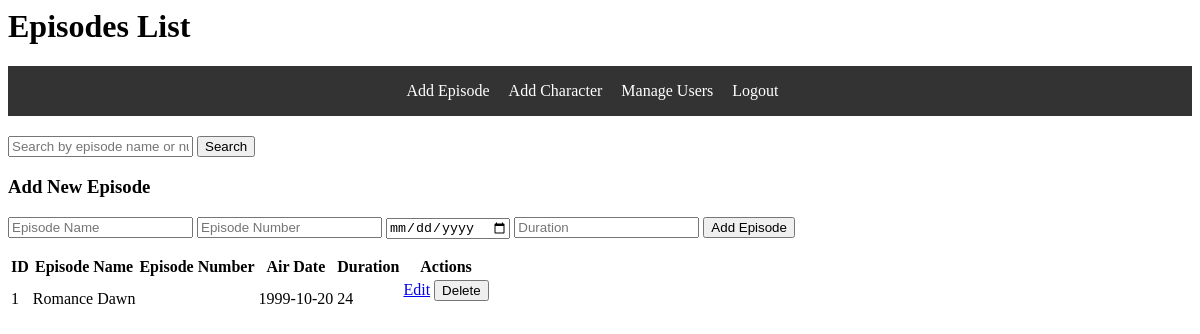
Page /Website_files/add_episode.php on the committed database.
### tables this page shows
CREATE TABLE Episodes (
    episode_id INT AUTO_INCREMENT PRIMARY KEY,
    episode_number INT,
    title VARCHAR(100) NOT NULL,
    air_date DATE NOT NULL,
    duration INT
);

### Website_files/add_episode.php (the view, shortened to what this page needs)
<h1>Episodes List</h1>
<?php include 'nav.php';
      include 'db_connect.php'; ?>
<?php
if (isset($_POST['search_episode'])) {
    $search_term = $_POST['search_term'];
    $sql = "SELECT * FROM episodes WHERE title LIKE '%$search_term%' OR episode_number LIKE '%$search_term%'";
} else {
    $sql = "SELECT * FROM episodes";
}
$result = $conn->query($sql);
?>
<form method="POST" action="">
    <input type="text" name="search_term" placeholder="Search by episode name or number">
    <input type="submit" name="search_episode" value="Search">
</form>
<form method="POST" action="">
    <h3>Add New Episode</h3>
    <input type="text" name="title" placeholder="Episode Name" required>
    <input type="number" name="episode_number" placeholder="Episode Number" required>
    <input type="date" name="air_date" placeholder="Air Date" required>
    <input type="text" name="duration" placeholder="Duration" required>
    <input type="submit" name="add_episode" value="Add Episode">
</form>
<table>
    <thead>
        <tr>
            <th>ID</th>
            <th>Episode Name</th>
            <th>Episode Number</th>
            <th>Air Date</th>
            <th>Duration</th>
            <th>Actions</th>
        </tr>
    </thead>
    <tbody>
        <?php
        if ($result->num_rows > 0) {
            while ($row = $result->fetch_assoc()) {
                echo "<tr>";
                echo "<td>" . $row["episode_id"] . "</td>";
                echo "<td>" . $row["title"] . "</td>";
                echo "<td>" . $row["episode_number"] . "</td>";
                echo "<td>" . $row["air_date"] . "</td>";
                echo "<td>" . $row["duration"] . "</td>";
                echo "<td>
                     <a href='edit_episode.php?episode_id=" . $row["episode_id"] . "'>Edit</a>
                    <form method='POST' action='' style='display:inline-block;'>
                    <input type='hidden' name='episode_id' value='" . $row["episode_id"] . "'>
                    <input type='submit' name='delete_episode' value='Delete'>
                     </form>
                    </td>";
                echo "</tr>";
            }
        } else {
            echo "<tr><td colspan='6'>No results found</td></tr>";
        }
        ?>
    </tbody>
</table>

### rows in the picture
episodes: episode_id "1", title "Romance Dawn", air_date "1999-10-20", duration "24"
